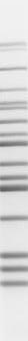
#> input picture pic/in.jpg, 28 x 341 px
$ python test1.py
#> lines starting #> are read from the running program, lines starting #| are printed output that depends on the picture; after the words box and inside, x2 and y2 are one past the last pixel; in counts of white or black regions, pixels touching at a corner belong together
# encoding utf-8
import cv2
import numpy
import os
import copy


def find_bars(img):
    black_bar = []
    white_bar = []
    w_b = 0
    for i, p in enumerate(img):
        if p > 0 and w_b == 0:
            w_start = i
            b_end = i
            w_b = 1
            if not i == 0:
                black_bar.append(int((b_start + b_end) / 2))
        elif p == 0 and w_b == 1:
            b_start = i
            w_end = i
            w_b = 0
            white_bar.append([w_start, w_end])
        if i == img.shape[0] - 1:
            white_bar.append([w_start, i])
    return numpy.asarray(white_bar), numpy.asarray(black_bar)


def Adjusting_bar(black_bar, white_bar, black_bar_Contrast):
    if not len(black_bar) == len(black_bar_Contrast):
        raise ("BAR Detective ERROR")
    adjust_list = []
    distance_acc = 0
    for b_i in range(len(black_bar)):
        bar = black_bar[b_i]
        bar_contrast = black_bar_Contrast[b_i]
        adjust_position = []
        for w_i in range(len(white_bar)):
            if white_bar[w_i][1] < bar_contrast:
                adjust_position = white_bar[w_i]
        distance = bar_contrast - bar - distance_acc
        distance_acc += distance
        adjust_list.append([adjust_position, distance])
    return adjust_list


def transfer(img, new_img, adjust_list_save, length):
    adjust_list = copy.deepcopy(adjust_list_save)
    for ad_i in range(len(adjust_list)):
        adjust_num = adjust_list[ad_i][1]
        ad_list = []
        white_bar, black_bar = find_bars(new_img)
        for w_i in range(len(white_bar)):
            if (white_bar[w_i][0] >= adjust_list[ad_i][0][0] and white_bar[w_i][0] <= adjust_list[ad_i][0][1]) or (
                    white_bar[w_i][1] >= adjust_list[ad_i][0][0] and white_bar[w_i][1] <= adjust_list[ad_i][0][1]):
                ad_list.append(white_bar[w_i])
        # print(adjust_list[ad_i][0][0], adjust_list[ad_i][0][1], ad_list, adjust_num, new_img.shape)
        if len(ad_list) > 0:
            ad_list = numpy.asarray(ad_list)
            if adjust_num < 0:
                # add_pxl
                for n_add_pxl in range(-adjust_num):
                    x_white_bar = n_add_pxl % len(ad_list)
                    position = int((ad_list[x_white_bar][0] + ad_list[x_white_bar][1]) / 2)
                    # print(n_add_pxl, adjust_num, ad_list[x_white_bar][0], ad_list[x_white_bar][1])

                    img = numpy.insert(img, position, img[position])
                    new_img = numpy.insert(new_img, position, new_img[position])
                    for i_ad_list in range(x_white_bar, ad_list.shape[0]):
                        if i_ad_list == x_white_bar:
                            ad_list[i_ad_list][1] += 1
                        elif i_ad_list > x_white_bar:
                            ad_list[i_ad_list][0] += 1
                            ad_list[i_ad_list][1] += 1

            elif adjust_num > 0:
                # delete_pxl
                for n_sub_pxl in range(adjust_num):
                    x_white_bar = n_sub_pxl % len(ad_list)
                    position = int((ad_list[x_white_bar][0] + ad_list[x_white_bar][1]) / 2)
                    # print(n_sub_pxl, adjust_num, ad_list[x_white_bar][0], ad_list[x_white_bar][1])
                    img = numpy.delete(img, position)
                    new_img = numpy.delete(new_img, position)
                    for i_ad_list in range(x_white_bar, ad_list.shape[0]):
                        if i_ad_list == x_white_bar:
                            ad_list[i_ad_list][1] -= 1
                            if ad_list[i_ad_list][0] + 1 == ad_list[i_ad_list][1]:
                                ad_list = numpy.delete(ad_list, x_white_bar,axis=0)
                                if len(ad_list) == 0 and ad_i + 1 < len(adjust_list):
                                    adjust_list[ad_i + 1][0][2] = (adjust_num + n_sub_pxl - 1)
                                    break
                        elif i_ad_list > x_white_bar and i_ad_list<ad_list.shape[0]:
                                ad_list[i_ad_list][0] -= 1
                                ad_list[i_ad_list][1] -= 1
                        ad_list = numpy.where(ad_list < 0, 0, ad_list)
            for adjust_list_i in range(len(adjust_list)):
                adjust_list[adjust_list_i][0][0] -= adjust_num
                if adjust_list[adjust_list_i][0][0] < 0:
                    adjust_list[adjust_list_i][0][0] = 0
                adjust_list[adjust_list_i][0][1] -= adjust_num
                if adjust_list[adjust_list_i][0][1] < 0:
                    adjust_list[adjust_list_i][0][1] = 0
        elif ad_i + 1 < len(adjust_list) and len(adjust_list) < ad_i + 1:
            adjust_list[ad_i + 1][0][2] = (adjust_num + adjust_num)

    if length - img.shape[0] > 0:
        for i in range(length - img.shape[0]):
            img = numpy.insert(img, -1, img[-1])
            new_img = numpy.insert(new_img, -1, img[-1])
    else:
        del_sub_white_num=0
        white_bar, black_bar = find_bars(new_img)
        for i in range(img.shape[0] - length):
            if new_img[-1]>0:
                img = numpy.delete(img, -1)
                new_img = numpy.delete(new_img, -1)
            else:
                for white_bar_i in range(white_bar.shape[0]):
                    if white_bar[white_bar_i].shape[0]==1:
                        white_bar=numpy.delete(white_bar,white_bar_i,axis=0)
                x_white_bar = del_sub_white_num % len(white_bar)
                position = int((white_bar[x_white_bar][0] + white_bar[x_white_bar][1]) / 2)
                img = numpy.delete(img, position)
                new_img = numpy.delete(new_img, position)
                for i_white_bar in range(x_white_bar, white_bar.shape[0]):
                    if i_white_bar == x_white_bar:
                        white_bar[i_white_bar][1] -= 1
                    elif i_white_bar > x_white_bar and i_white_bar < white_bar.shape[0]:
                        white_bar[i_white_bar][0] -= 1
                        white_bar[i_white_bar][1] -= 1


    return img, new_img


def find_range(img, low_threshold=0.977, high_threshold=1.0249):
    img_=numpy.where(img==0,1,img)
    img_use = numpy.where(img_[1:] / (img_[:-1] + 1) > high_threshold, 1, 0)
    img_use += numpy.where(img_[1:] / (img_[:-1] + 1) < low_threshold, -1, 0)
    points = []
    state = 1
    for i, u in enumerate(img_use):
        if u == 0:
            pass
        elif not u == state:
            state = u
            points.append(i)
    points.append(img.shape[0])

    return points


def padding(img, points):
    range_begin = 0
    new_img = numpy.ones(img.shape) * 255.
    img_range = []
    for i, point in enumerate(points):
        range_end = point
        img_range.append([range_begin, range_end])
        range_begin = range_end

    for i in range(len(img_range)):
        if i % 2 == 1:
            new_img[img_range[i][0]:img_range[i][1]] = 0

    return new_img


def load_pic(img_path, img_name):
#> called with img_path = 'pic', img_name = 'in.jpg'
    img = cv2.imread(os.path.join(img_path, img_name))
#> img is the input picture: shape (341, 28, 3); min 94, max 242, mean 214.9
    img = cv2.cvtColor(img, cv2.COLOR_BGR2GRAY)
#> img: shape (341, 28)
    width = img.shape[1]
#> width = 28
    length = img.shape[0]
#> length = 341
    img = numpy.mean(img, axis=1)
#> img = 341 values, max 241 at index 0, min 110 at index 189, mean 214.9
    return img, length, width


def save_pic(img, output_path, width, img_name):
    new_img = img.reshape(img.shape[0], 1)
    new_img = numpy.repeat(new_img, width, axis=1)
    cv2.imwrite(os.path.join(output_path, img_name), new_img)


def compare_in_out(mark_in_name, mark_out_name, img_path='pic', output_path='output'):
    img, _, width = load_pic(img_path, mark_out_name)
#> width = 28
    points = find_range(img)
#> in find_range, `img_=numpy.where(img==0,1,img)`: img_ has the same summary as img in load_pic
#> in find_range, `img_use = numpy.where(img_[1:] / (img_[:-1] + 1) > high_threshold, 1, 0)`: img_use = 340 values, max 1 at index 45, min 0 at index 0, mean 0.141
#> in find_range, `img_use += numpy.where(img_[1:] / (img_[:-1] + 1) < low_threshold, -1,..`: img_use = 340 values, max 1 at index 45, min -1 at index 40, mean -0.0706
#> the loop in find_range, `for i, u in enumerate(img_use):` made 340 passes
#> (u, state) on passes 41, 46, 48, 51: (-1, -1), (1, 1), (-1, -1), (1, 1)
#> state on passes 66, 70, 87, 91, 99, 104: -1, 1, -1, 1, -1, 1
#> after the loop in find_range, `for i, u in enumerate(img_use):`: points = 32 values from 40 to 284; state = 1
#> points = 33 values from 40 to 341
    binary_img = padding(img, points)
#> the loop in padding, `for i, point in enumerate(points):` made 33 passes
#> (point, range_end, range_begin) on passes 1 to 12: (40, 40, 40), (45, 45, 45), (47, 47, 47), (50, 50, 50), (65, 65, 65), (69, 69, 69), (86, 86, 86), (90, 90, 90), (98, 98, 98), (103, 103, 103), (105, 105, 105), (108, 108, 108)
#> after the loop in padding, `for i, point in enumerate(points):`: img_range = 33 pairs, first value 0 to 284, second value 40 to 341
#> the loop in padding, `for i in range(len(img_range)):` made 33 passes
#> after the loop in padding, `for i in range(len(img_range)):`: new_img = 341 values, max 255 at index 0, min 0 at index 40, mean 193.7
#> binary_img has the same summary as new_img in padding
    _, black_bar_out = find_bars(binary_img)
#> the loop in find_bars, `for i, p in enumerate(img):` made 341 passes
#> (p, w_b) on passes 1, 41, 46, 48, 51: (255, 1), (0, 0), (255, 1), (0, 0), (255, 1)
#> w_b on passes 66, 70, 87, 91, 99, 104: 0, 1, 0, 1, 0, 1
#> after the loop in find_bars, `for i, p in enumerate(img):`: b_end = 284; b_start = 278; black_bar = [42, 48, 67, 88, 100, 106, 119, 132, 141, 161, 174, 185, 215, 252, 266, 281]; w_b = 1; w_end = 278; w_start = 284; white_bar = [[0, 40], [45, 47], [50, 65], [69, 86], [90, 98], [103, 105], [108, 117], [121, 130], [134, 138], [144, 158], [164, 171], [178, 182], [189, 213], [218, 249], [256, 263], [269, 278], [284, 340]]
#> black_bar_out has the same summary as black_bar in find_bars
    save_pic(img, output_path, width, mark_out_name)
#> in save_pic, `new_img = img.reshape(img.shape[0], 1)`: new_img has the same summary as img in load_pic
    img, length, width = load_pic(img_path, mark_in_name)
#> call 2 of load_pic, with img_path = 'pic', img_name = 'out.jpg'
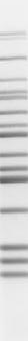
#> input picture pic/out.jpg, 28 x 341 px
#> in load_pic, img is the input picture: shape (341, 28, 3); min 94, max 241, mean 214.1
#> in load_pic (call 2), `img = numpy.mean(img, axis=1)`: img = 341 values, max 241 at index 0, min 109.6 at index 179, mean 214.1
#> length = 341
    points = find_range(img)
#> the loop in find_range (call 2), `for i, u in enumerate(img_use):` made 340 passes
#> points = 33 values from 30 to 341
    binary_img = padding(img, points)
#> the loop in padding (call 2), `for i, point in enumerate(points):` made 33 passes
#> (point, range_end, range_begin) on passes 1 to 12: (30, 30, 30), (35, 35, 35), (37, 37, 37), (39, 39, 39), (54, 54, 54), (59, 59, 59), (76, 76, 76), (80, 80, 80), (88, 88, 88), (92, 92, 92), (94, 94, 94), (98, 98, 98)
#> the loop in padding (call 2), `for i in range(len(img_range)):` made 33 passes
#> binary_img = 341 values, max 255 at index 0, min 0 at index 30, mean 192.2

    white_bar_in, black_bar_in = find_bars(binary_img)
#> the loop in find_bars (call 2), `for i, p in enumerate(img):` made 341 passes
#> white_bar_in = 17 rows, first 8: [0, 30], [35, 37], [39, 54], [59, 76], [80, 88], [92, 94], [98, 108], [113, 120]; black_bar_in = [32, 38, 56, 78, 90, 96, 110, 122, 132, 152, 165, 176, 207, 244, 258, 271]
    adjust_list_save = Adjusting_bar(black_bar_out, white_bar_in, black_bar_in)
#> the loop in Adjusting_bar, `for b_i in range(len(black_bar)):` made 16 passes
#> (bar, bar_contrast, distance, distance_acc) on passes 1 to 12: (42, 32, -10, -10), (48, 38, 0, -10), (67, 56, -1, -11), (88, 78, 1, -10), (100, 90, 0, -10), (106, 96, 0, -10), (119, 110, 1, -9), (132, 122, -1, -10), (141, 132, 1, -9), (161, 152, 0, -9), (174, 165, 0, -9), (185, 176, 0, -9)
#> after the loop in Adjusting_bar, `for b_i in range(len(black_bar)):`: adjust_list = [[[0, 30], -10], [[35, 37], 0], [[39, 54], -1], [[59, 76], 1], [[80, 88], 0], [[92, 94], 0], [[98, 108], 1], [[113, 120], -1], [[125, 129], 1], [[135, 150], 0], [[155, 162], 0], [[169, 173], 0], [[180, 205], 1], [[210, 241], 0], [[248, 255], 0], [[261, 268], -2]]; distance_acc = -10
#> adjust_list_save has the same summary as adjust_list in Adjusting_bar
    adjust_list = copy.deepcopy(adjust_list_save)
    img, binary_img = transfer(img, binary_img, adjust_list, length)
#> the loop in transfer, `for ad_i in range(len(adjust_list)):` made 16 passes
#> adjust_num on passes 1 to 12: -10, 0, -1, 1, 0, 0, 1, -1, 1, 0, 0, 0
#> after the loop in transfer, `for ad_i in range(len(adjust_list)):`: adjust_list = [[[10, 40], -10], [[45, 47], 0], [[49, 64], -1], [[69, 86], 1], [[90, 98], 0], [[102, 104], 0], [[108, 118], 1], [[123, 130], -1], [[135, 139], 1], [[145, 160], 0], [[165, 172], 0], [[179, 183], 0], [[190, 215], 1], [[220, 251], 0], [[258, 265], 0], [[271, 278], -2]]; img = 351 values, max 241 at index 0, min 109.6 at index 188, mean 214.7; new_img = 351 values, max 255 at index 0, min 0 at index 40, mean 194
#> in transfer, `white_bar, black_bar = find_bars(new_img)`: white_bar = 17 rows, first 8: [0, 40], [45, 47], [49, 65], [70, 86], [90, 98], [102, 104], [108, 117], [122, 130]
#> after the loop in transfer, `for i in range(img.shape[0] - length):`: img = 341 values, max 241 at index 0, min 109.6 at index 188, mean 214.1; new_img = 341 values, max 255 at index 0, min 0 at index 40, mean 192.2
#> binary_img has the same summary as new_img in transfer
    save_pic(img, output_path, width, mark_in_name)
#> call 2 of save_pic, with img = array of shape (341,), output_path = 'output', width = 28, img_name = 'out.jpg'
#> in save_pic (call 2), `new_img = img.reshape(img.shape[0], 1)`: new_img has the same summary as img in transfer
#> in save_pic (call 2), `new_img = numpy.repeat(new_img, width, axis=1)`:
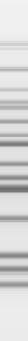
#> new_img: shape (341, 28) float64; min 109.6, max 241, mean 214.1

    return adjust_list_save, length, width


def process_img(adjust_list_save, img_name, img_path='pic', output_path='output'):
    img, _, _ = load_pic(img_path, img_name)
    points = find_range(img)
    binary_img = padding(img, points)
    img, binary_img = transfer(img, binary_img, adjust_list_save, length)
    save_pic(img, output_path, width, img_name)
    save_pic(binary_img, output_path, width, 'binary_img_' + img_name)


adjust_list_save, length, width = compare_in_out(mark_in_name='out.jpg', mark_out_name='in.jpg')
#> adjust_list_save = [[[0, 30], -10], [[35, 37], 0], [[39, 54], -1], [[59, 76], 1], [[80, 88], 0], [[92, 94], 0], [[98, 108], 1], [[113, 120], -1], [[125, 129], 1], [[135, 150], 0], [[155, 162], 0], [[169, 173], 0], [[180, 205], 1], [[210, 241], 0], [[248, 255], 0], [[261, 268], -2]]; length = 341; width = 28
# process_img(adjust_list_save, 'test1.jpg')
# process_img(adjust_list_save, 'test2.jpg')
img, _, width = load_pic('cjl/2', 'in.jpg')
#> img = 341 values, max 241 at index 0, min 110 at index 189, mean 214.9
points = find_range(img)
binary_img = padding(img, points)
_, black_bar_out = find_bars(binary_img)
save_pic(binary_img, 'output', width, '2.jpg')
#> call 3 of save_pic, with img = array of shape (341,), output_path = 'output', width = 28, img_name = '2.jpg'
#> in save_pic (call 3), `new_img = numpy.repeat(new_img, width, axis=1)`:
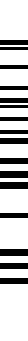
#> new_img: shape (341, 28) float64; 76% white; 16 black regions, largest, box (x1, y1, x2, y2) and area: (0, 171, 28, 178) 196, (0, 182, 28, 189) 196, (0, 249, 28, 256) 196
